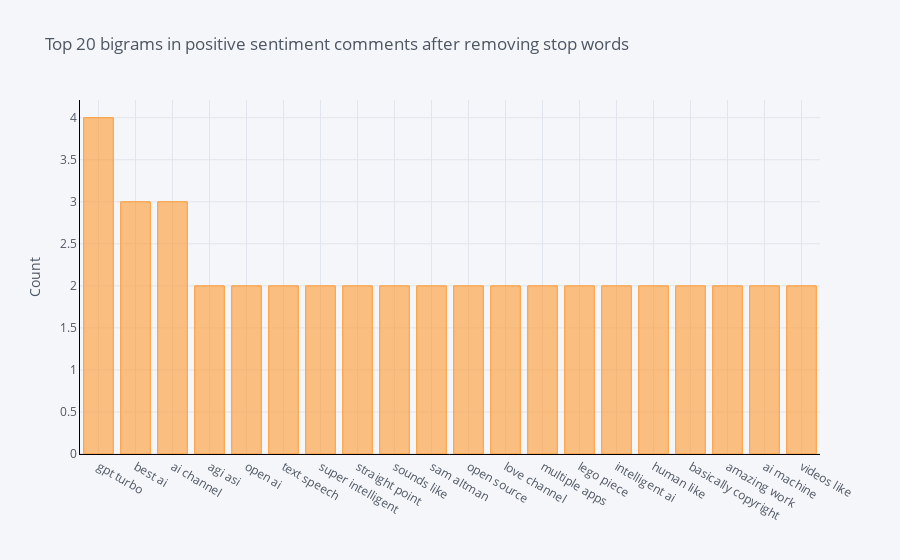

Notebook code cell kept with this figure:
### Code cell
def get_top_n_bigram(corpus, n=None):
    vec = CountVectorizer(ngram_range=(2, 2), stop_words = list(stop_words)).fit(corpus)
    bag_of_words = vec.transform(corpus)
    sum_words = bag_of_words.sum(axis=0) 
    words_freq = [(word, sum_words[0, idx]) for word, idx in vec.vocabulary_.items()]
    words_freq = sorted(words_freq, key = lambda x: x[1], reverse=True)
    return words_freq[:n]
common_words = get_top_n_bigram(pos_df['text'], 20)
# for word, freq in common_words:
#     print(word, freq)
df3 = pd.DataFrame(common_words, columns = ['CommentsText', 'count'])
df3.groupby('CommentsText').sum()['count'].sort_values(ascending=False).iplot(
    kind='bar', yTitle='Count', linecolor='black', title='Top 20 bigrams in positive sentiment comments after removing stop words')

### Figure 1 — Plotly figure (JSON) as saved in the notebook; plotly's stock layout.template omitted (floating-point values rounded to 4 significant figures)
{"data": [{"marker": {"color": "rgba(255, 153, 51, 0.6)", "line": {"color": "rgba(255, 153, 51, 1.0)", "width": 1}}, "name": "count", "orientation": "v", "text": "", "type": "bar", "x": ["gpt turbo", "best ai", "ai channel", "agi asi", "open ai", "text speech", "super intelligent", "straight point", "sounds like", "sam altman", "open source", "love channel", "multiple apps", "lego piece", "intelligent ai", "human like", "basically copyright", "amazing work", "ai machine", "videos like"], "y": [4, 3, 3, 2, 2, 2, 2, 2, 2, 2, 2, 2, 2, 2, 2, 2, 2, 2, 2, 2]}], "layout": {"legend": {"bgcolor": "#F5F6F9", "font": {"color": "#4D5663"}}, "paper_bgcolor": "#F5F6F9", "plot_bgcolor": "#F5F6F9", "title": {"font": {"color": "#4D5663"}, "text": "Top 20 bigrams in positive sentiment comments after removing stop words"}, "xaxis": {"gridcolor": "#E1E5ED", "linecolor": "black", "showgrid": true, "tickfont": {"color": "#4D5663"}, "title": {"font": {"color": "#4D5663"}, "text": ""}, "zerolinecolor": "#E1E5ED"}, "yaxis": {"gridcolor": "#E1E5ED", "linecolor": "black", "showgrid": true, "tickfont": {"color": "#4D5663"}, "title": {"font": {"color": "#4D5663"}, "text": "Count"}, "zerolinecolor": "#E1E5ED"}}}
